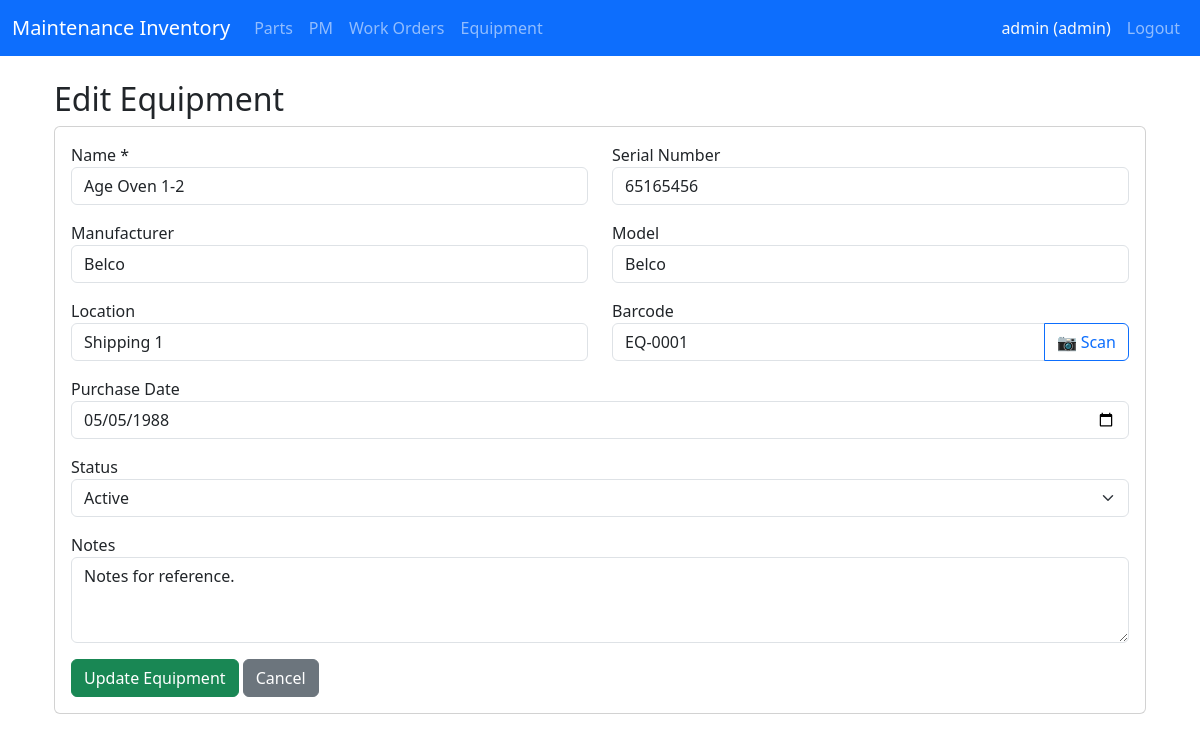
Screenshot of /equipment/edit/1 (signed in) with the database file from the repository.
### app/models/user.py (models this page shows, shortened)
class User(UserMixin, db.Model):
    __tablename__ = 'users'
    id = db.Column(db.Integer, primary_key=True)
    username = db.Column(db.String(80), unique=True, nullable=False)
    password_hash = db.Column(db.String(256), nullable=False)
    role = db.Column(db.String(20), default='technician')
    must_change_password = db.Column(db.Boolean, default=True)
    created_at = db.Column(db.DateTime, default=datetime.now)
    email = db.Column(db.String(120), unique=True, nullable=True)

### app/models/equipment.py (models this page shows, shortened)
class Equipment(db.Model):
    __tablename__ = 'equipment'
    id = db.Column(db.Integer, primary_key=True)
    equipment_id = db.Column(db.String(50), unique=True, nullable=False)  # Public ID like EQ-0001
    name = db.Column(db.String(150), nullable=False)
    serial_number = db.Column(db.String(100), unique=True, nullable=True)
    model = db.Column(db.String(100))
    manufacturer = db.Column(db.String(100))
    location = db.Column(db.String(100))
    purchase_date = db.Column(db.Date, nullable=True)
    status = db.Column(db.String(50), default='Active')
    barcode = db.Column(db.String(100), unique=True, nullable=True)
    notes = db.Column(db.Text)
    created_at = db.Column(db.DateTime, default=datetime.now)

### app/routes/equipment.py (the view, shortened to what this page needs)
@bp.route('/edit/<int:id>', methods=['GET', 'POST'])
@login_required
def edit(id):
    eq = Equipment.query.get_or_404(id)
    return render_template('equipment/edit.html', eq=eq)

### app/templates/equipment/edit.html (shortened to what this page needs)
{% extends "base.html" %}
{% block content %}
<div class="container mt-4">
    <h2>Edit Equipment</h2>
    <div class="card">
        <div class="card-body">
            <form method="POST">
                <div class="row">
                    <div class="col-md-6 mb-3">
                        <label>Name *</label>
                        <input type="text" name="name" value="{{ eq.name }}" class="form-control" required>
                    </div>
                    <div class="col-md-6 mb-3">
                        <label>Serial Number</label>
                        <input type="text" name="serial_number" value="{{ eq.serial_number or '' }}" class="form-control">
                    </div>
                </div>
                <div class="row">
                    <div class="col-md-6 mb-3">
                        <label>Manufacturer</label>
                        <input type="text" name="manufacturer" value="{{ eq.manufacturer or '' }}" class="form-control">
                    </div>
                    <div class="col-md-6 mb-3">
                        <label>Model</label>
                        <input type="text" name="model" value="{{ eq.model or '' }}" class="form-control">
                    </div>
                </div>
                <div class="row">
                    <div class="col-md-6 mb-3">
                        <label>Location</label>
                        <input type="text" name="location" value="{{ eq.location or '' }}" class="form-control">
                    </div>
                    <div class="col-md-6 mb-3">
                        <label>Barcode</label>
                        <div class="input-group">
                            <input type="text" name="barcode" id="barcode-input" value="{{ eq.barcode or '' }}" class="form-control" placeholder="Barcode">
                            <button type="button" class="btn btn-outline-primary" onclick="startScanning()">📷 Scan</button>
                        </div>
                    </div>
                </div>
                <div class="mb-3">
                    <label>Purchase Date</label>
                    <input type="date" name="purchase_date" value="{% if eq.purchase_date %}{{ eq.purchase_date.strftime('%Y-%m-%d') }}{% endif %}" class="form-control">
                </div>
                <div class="mb-3">
                    <label>Status</label>
                    <select name="status" class="form-select">
                        <option value="Active" {{ 'selected' if eq.status == 'Active' else '' }}>Active</option>
                    </select>
                </div>
                <div class="mb-3">
                    <label>Notes</label>
                    <textarea name="notes" class="form-control" rows="3">{{ eq.notes or '' }}</textarea>
                </div>
                <button type="submit" class="btn btn-success">Update Equipment</button>
                <a href="{{ url_for('equipment.index') }}" class="btn btn-secondary">Cancel</a>
            </form>
        </div>
    </div>
</div>
{% endblock %}

### app/templates/base.html (shortened to what this page needs)
<!DOCTYPE html>
<html lang="en">
<head>
    <link href="https://cdn.jsdelivr.net/npm/bootstrap@5.3.3/dist/css/bootstrap.min.css" rel="stylesheet">
</head>
<body>
<nav class="navbar navbar-expand-lg navbar-dark bg-primary sticky-top">
    <div class="container-fluid">
        <a class="navbar-brand" href="{{ url_for('dashboard.index') }}">Maintenance Inventory</a>
        <div class="collapse navbar-collapse" id="navbarNav">
            <ul class="navbar-nav me-auto">
                <li class="nav-item">
                    <a class="nav-link" href="{{ url_for('parts.index') }}">Parts</a>
                </li>
                <li class="nav-item">
                    <a class="nav-link" href="{{ url_for('pm.index') }}">PM</a>
                </li>
                <li class="nav-item">
                    <a class="nav-link" href="{{ url_for('workorder.index') }}">Work Orders</a>
                </li>
                <li class="nav-item">
                    <a class="nav-link" href="{{ url_for('equipment.index') }}">Equipment</a>
                </li>
            </ul>
            <ul class="navbar-nav ms-auto">
                <li class="nav-item">
                    <span class="nav-link text-light">
                        {{ current_user.username }} ({{ current_user.role }})
                    </span>
                </li>
                <li class="nav-item">
                    <a class="nav-link" href="{{ url_for('auth.logout') }}">Logout</a>
                </li>
            </ul>
        </div>
    </div>
</nav>
    <div class="container mt-4">
        {% block content %}{% endblock %}
    </div>
</body>
</html>

### rows the page displays
User: username "admin", role "admin"
Equipment: name "Age Oven 1-2", serial_number "65165456", manufacturer "Belco", model "Belco", location "Shipping 1", barcode "EQ-0001", purchase_date "05/05/1988", notes "Notes for reference."
